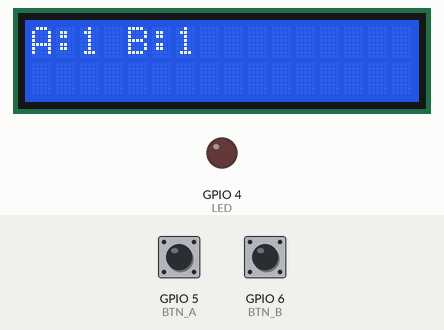
The sketch below on a simulated ESP32-C3. Shown: 16×2 character LCD, output pins drawn as LEDs (lit = HIGH). Inputs (shaded band) come from the test bench; at power-on: GPIO 5 (BTN_A) HIGH, GPIO 6 (BTN_B) HIGH.

Above: at 1.2 s.
1.3 s: GPIO 5 (BTN_A) pulled LOW for 0.15 s
At 1.4 s:
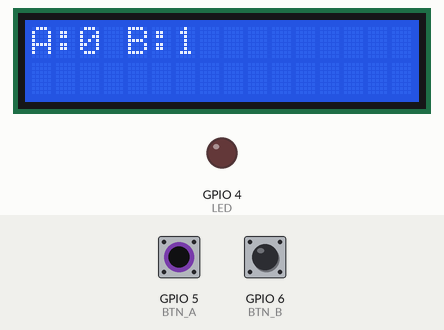
2.9 s: GPIO 6 (BTN_B) pulled LOW for 0.15 s
At 3.01 s:
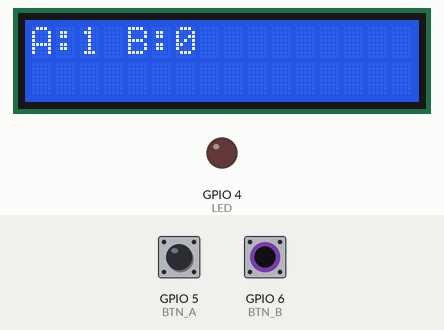
Timing chart, 0 to 5.9 s (numbered marks = the images above; inputs shaded):
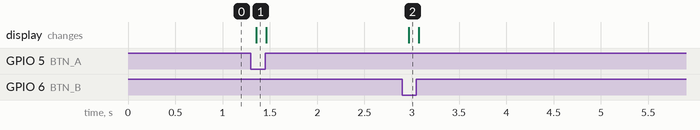

Measured:
- after the input at 1.3 s, the display: changes after 0.06 s (image 1)
- after the input at 2.9 s, the display: changes after 0.07 s (image 2)

The sketch:

Circuit.ino
```cpp
// Circuit: the project from Lecture 5 (Task 4), the starting point for Lecture 6.
// The LCD shows the state of both buttons: 1 = not pressed, 0 = pressed.
#include <Wire.h>               // the I2C bus: talks to devices over 2 wires (SDA, SCL)
#include <LiquidCrystal_I2C.h>  // ready-made functions for an LCD connected over I2C

#define LED   4                 // the LED is on GPIO 4 (not used in this task)
#define BTN_A 5                 // button A is on GPIO 5
#define BTN_B 6                 // button B is on GPIO 6

// The LCD: I2C address 0x27, 16 columns, 2 rows.
LiquidCrystal_I2C lcd(0x27, 16, 2);

void setup() {
  pinMode(LED, OUTPUT);         // the LED pin is an output: the program sets it
  pinMode(BTN_A, INPUT_PULLUP); // button A: reads 1 when not pressed, 0 when pressed
  pinMode(BTN_B, INPUT_PULLUP); // button B: the same
  Wire.begin(8, 9);             // start the I2C bus: SDA on GPIO 8, SCL on GPIO 9
  lcd.init();                   // prepare the LCD (sends its start-up commands over I2C)
  lcd.backlight();              // switch on the backlight, so the text is visible
}

void loop() {
  lcd.setCursor(0, 0);          // move the cursor to column 0, row 0 (top left)
  lcd.print("A:");              // the label for button A
  lcd.print(digitalRead(BTN_A));// the state of button A: 1 or 0
  lcd.print(" B:");             // the label for button B
  lcd.print(digitalRead(BTN_B));// the state of button B: 1 or 0
  delay(100);                   // wait 100 ms, so the LCD is not redrawn all the time
}
```
